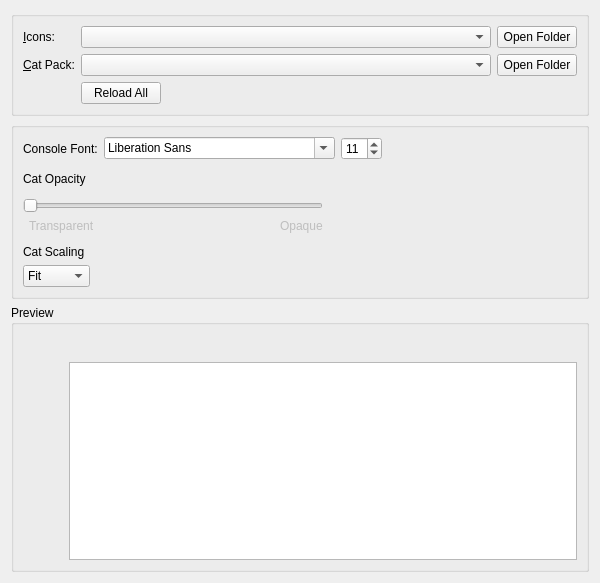
<?xml version="1.0" encoding="UTF-8"?>
<ui version="4.0">
 <class>AppearanceWidget</class>
 <widget class="QWidget" name="AppearanceWidget">
  <property name="geometry">
   <rect>
    <x>0</x>
    <y>0</y>
    <width>600</width>
    <height>583</height>
   </rect>
  </property>
  <property name="minimumSize">
   <size>
    <width>300</width>
    <height>0</height>
   </size>
  </property>
  <layout class="QVBoxLayout" name="verticalLayout" stretch="0,0,0">
   <item>
    <widget class="QGroupBox" name="themingBox">
     <property name="title">
      <string/>
     </property>
     <property name="flat">
      <bool>false</bool>
     </property>
     <layout class="QVBoxLayout" name="verticalLayout_2">
      <item>
       <layout class="QGridLayout" name="gridLayout">
        <item row="2" column="3">
         <widget class="QPushButton" name="catPackFolder">
          <property name="toolTip">
           <string>View cat packs folder.</string>
          </property>
          <property name="text">
           <string>Open Folder</string>
          </property>
         </widget>
        </item>
        <item row="1" column="3">
         <widget class="QPushButton" name="iconsFolder">
          <property name="toolTip">
           <string>View icon themes folder.</string>
          </property>
          <property name="text">
           <string>Open Folder</string>
          </property>
         </widget>
        </item>
        <item row="2" column="0">
         <widget class="QLabel" name="catPackLabel">
          <property name="text">
           <string>&amp;Cat Pack:</string>
          </property>
          <property name="buddy">
           <cstring>catPackComboBox</cstring>
          </property>
         </widget>
        </item>
        <item row="2" column="2">
         <widget class="QComboBox" name="catPackComboBox"/>
        </item>
        <item row="1" column="2">
         <widget class="QComboBox" name="iconsComboBox">
          <property name="sizePolicy">
           <sizepolicy hsizetype="Expanding" vsizetype="Fixed">
            <horstretch>0</horstretch>
            <verstretch>0</verstretch>
           </sizepolicy>
          </property>
          <property name="focusPolicy">
           <enum>Qt::FocusPolicy::StrongFocus</enum>
          </property>
         </widget>
        </item>
        <item row="3" column="2">
         <widget class="QPushButton" name="reloadThemesButton">
          <property name="sizePolicy">
           <sizepolicy hsizetype="Maximum" vsizetype="Fixed">
            <horstretch>0</horstretch>
            <verstretch>0</verstretch>
           </sizepolicy>
          </property>
          <property name="text">
           <string>Reload All</string>
          </property>
         </widget>
        </item>
        <item row="1" column="0">
         <widget class="QLabel" name="iconsLabel">
          <property name="text">
           <string>&amp;Icons:</string>
          </property>
          <property name="buddy">
           <cstring>iconsComboBox</cstring>
          </property>
         </widget>
        </item>
       </layout>
      </item>
     </layout>
    </widget>
   </item>
   <item>
    <widget class="QGroupBox" name="settingsBox">
     <property name="title">
      <string/>
     </property>
     <layout class="QVBoxLayout" name="verticalLayout_5">
      <item>
       <layout class="QHBoxLayout" name="horizontalLayout_5">
        <item>
         <widget class="QLabel" name="label">
          <property name="text">
           <string>Console Font:</string>
          </property>
         </widget>
        </item>
        <item>
         <widget class="QFontComboBox" name="consoleFont"/>
        </item>
        <item>
         <widget class="QSpinBox" name="fontSizeBox">
          <property name="sizePolicy">
           <sizepolicy hsizetype="Maximum" vsizetype="Fixed">
            <horstretch>0</horstretch>
            <verstretch>0</verstretch>
           </sizepolicy>
          </property>
          <property name="minimum">
           <number>5</number>
          </property>
          <property name="maximum">
           <number>16</number>
          </property>
          <property name="value">
           <number>11</number>
          </property>
         </widget>
        </item>
        <item>
         <spacer name="horizontalSpacer_2">
          <property name="orientation">
           <enum>Qt::Orientation::Horizontal</enum>
          </property>
          <property name="sizeHint" stdset="0">
           <size>
            <width>0</width>
            <height>0</height>
           </size>
          </property>
         </spacer>
        </item>
       </layout>
      </item>
      <item>
       <spacer name="verticalSpacer_2">
        <property name="orientation">
         <enum>Qt::Orientation::Vertical</enum>
        </property>
        <property name="sizeType">
         <enum>QSizePolicy::Policy::Fixed</enum>
        </property>
        <property name="sizeHint" stdset="0">
         <size>
          <width>0</width>
          <height>6</height>
         </size>
        </property>
       </spacer>
      </item>
      <item>
       <widget class="QLabel" name="catOpacityLabel">
        <property name="text">
         <string>Cat Opacity</string>
        </property>
       </widget>
      </item>
      <item>
       <widget class="QWidget" name="widget_2" native="true">
        <property name="maximumSize">
         <size>
          <width>300</width>
          <height>16777215</height>
         </size>
        </property>
        <layout class="QHBoxLayout" name="horizontalLayout_2">
         <property name="leftMargin">
          <number>0</number>
         </property>
         <property name="topMargin">
          <number>0</number>
         </property>
         <property name="rightMargin">
          <number>0</number>
         </property>
         <property name="bottomMargin">
          <number>0</number>
         </property>
        </layout>
       </widget>
      </item>
      <item>
       <widget class="QWidget" name="widget" native="true">
        <property name="maximumSize">
         <size>
          <width>300</width>
          <height>16777215</height>
         </size>
        </property>
        <layout class="QGridLayout" name="gridLayout_4">
         <property name="leftMargin">
          <number>0</number>
         </property>
         <property name="topMargin">
          <number>0</number>
         </property>
         <property name="rightMargin">
          <number>0</number>
         </property>
         <property name="bottomMargin">
          <number>0</number>
         </property>
         <item row="3" column="3">
          <widget class="QLabel" name="label_5">
           <property name="enabled">
            <bool>false</bool>
           </property>
           <property name="text">
            <string>Opaque</string>
           </property>
          </widget>
         </item>
         <item row="3" column="2">
          <spacer name="horizontalSpacer_4">
           <property name="orientation">
            <enum>Qt::Orientation::Horizontal</enum>
           </property>
           <property name="sizeHint" stdset="0">
            <size>
             <width>0</width>
             <height>0</height>
            </size>
           </property>
          </spacer>
         </item>
         <item row="3" column="1">
          <widget class="QLabel" name="label_4">
           <property name="enabled">
            <bool>false</bool>
           </property>
           <property name="text">
            <string>Transparent</string>
           </property>
          </widget>
         </item>
         <item row="2" column="0" colspan="4">
          <widget class="QSlider" name="catOpacitySlider">
           <property name="minimumSize">
            <size>
             <width>0</width>
             <height>0</height>
            </size>
           </property>
           <property name="maximum">
            <number>100</number>
           </property>
           <property name="orientation">
            <enum>Qt::Orientation::Horizontal</enum>
           </property>
          </widget>
         </item>
        </layout>
       </widget>
      </item>
      <item>
       <spacer name="verticalSpacer">
        <property name="orientation">
         <enum>Qt::Orientation::Vertical</enum>
        </property>
        <property name="sizeType">
         <enum>QSizePolicy::Policy::Fixed</enum>
        </property>
        <property name="sizeHint" stdset="0">
         <size>
          <width>0</width>
          <height>6</height>
         </size>
        </property>
       </spacer>
      </item>
      <item>
       <widget class="QLabel" name="catFitLabel">
        <property name="sizePolicy">
         <sizepolicy hsizetype="Maximum" vsizetype="Fixed">
          <horstretch>0</horstretch>
          <verstretch>0</verstretch>
         </sizepolicy>
        </property>
        <property name="text">
         <string>Cat Scaling</string>
        </property>
       </widget>
      </item>
      <item>
       <widget class="QComboBox" name="catFitComboBox">
        <property name="sizePolicy">
         <sizepolicy hsizetype="Maximum" vsizetype="Fixed">
          <horstretch>0</horstretch>
          <verstretch>0</verstretch>
         </sizepolicy>
        </property>
        <property name="sizeHint" stdset="0">
         <size>
          <width>81</width>
          <height>32</height>
         </size>
        </property>
        <property name="currentIndex">
         <number>0</number>
        </property>
        <item>
         <property name="text">
          <string>Fit</string>
         </property>
        </item>
        <item>
         <property name="text">
          <string>Fill</string>
         </property>
        </item>
        <item>
         <property name="text">
          <string>Stretch</string>
         </property>
        </item>
       </widget>
      </item>
     </layout>
    </widget>
   </item>
   <item>
    <widget class="QGroupBox" name="previewBox">
     <property name="title">
      <string>Preview</string>
     </property>
     <layout class="QVBoxLayout" name="verticalLayout_3">
      <item>
       <layout class="QHBoxLayout" name="horizontalLayout_3">
        <item>
         <widget class="QPushButton" name="catPreview">
          <property name="sizePolicy">
           <sizepolicy hsizetype="Fixed" vsizetype="Minimum">
            <horstretch>0</horstretch>
            <verstretch>0</verstretch>
           </sizepolicy>
          </property>
          <property name="focusPolicy">
           <enum>Qt::FocusPolicy::NoFocus</enum>
          </property>
          <property name="text">
           <string/>
          </property>
          <property name="iconSize">
           <size>
            <width>64</width>
            <height>128</height>
           </size>
          </property>
          <property name="flat">
           <bool>true</bool>
          </property>
         </widget>
        </item>
        <item>
         <layout class="QVBoxLayout" name="verticalLayout_4">
          <item>
           <layout class="QHBoxLayout" name="horizontalLayout">
            <item>
             <widget class="QPushButton" name="icon1">
              <property name="focusPolicy">
               <enum>Qt::FocusPolicy::NoFocus</enum>
              </property>
              <property name="text">
               <string/>
              </property>
              <property name="icon">
               <iconset theme="new"/>
              </property>
              <property name="flat">
               <bool>true</bool>
              </property>
             </widget>
            </item>
            <item>
             <widget class="QPushButton" name="icon2">
              <property name="focusPolicy">
               <enum>Qt::FocusPolicy::NoFocus</enum>
              </property>
              <property name="text">
               <string/>
              </property>
              <property name="icon">
               <iconset theme="centralmods"/>
              </property>
              <property name="flat">
               <bool>true</bool>
              </property>
             </widget>
            </item>
            <item>
             <widget class="QPushButton" name="icon3">
              <property name="focusPolicy">
               <enum>Qt::FocusPolicy::NoFocus</enum>
              </property>
              <property name="text">
               <string/>
              </property>
              <property name="icon">
               <iconset theme="viewfolder"/>
              </property>
              <property name="flat">
               <bool>true</bool>
              </property>
             </widget>
            </item>
            <item>
             <widget class="QPushButton" name="icon4">
              <property name="focusPolicy">
               <enum>Qt::FocusPolicy::NoFocus</enum>
              </property>
              <property name="text">
               <string/>
              </property>
              <property name="icon">
               <iconset theme="launch"/>
              </property>
              <property name="flat">
               <bool>true</bool>
              </property>
             </widget>
            </item>
            <item>
             <widget class="QPushButton" name="icon5">
              <property name="focusPolicy">
               <enum>Qt::FocusPolicy::NoFocus</enum>
              </property>
              <property name="text">
               <string/>
              </property>
              <property name="icon">
               <iconset theme="copy"/>
              </property>
              <property name="flat">
               <bool>true</bool>
              </property>
             </widget>
            </item>
            <item>
             <widget class="QPushButton" name="icon6">
              <property name="focusPolicy">
               <enum>Qt::FocusPolicy::NoFocus</enum>
              </property>
              <property name="text">
               <string/>
              </property>
              <property name="icon">
               <iconset theme="export"/>
              </property>
              <property name="flat">
               <bool>true</bool>
              </property>
             </widget>
            </item>
            <item>
             <widget class="QPushButton" name="icon7">
              <property name="focusPolicy">
               <enum>Qt::FocusPolicy::NoFocus</enum>
              </property>
              <property name="text">
               <string/>
              </property>
              <property name="icon">
               <iconset theme="delete"/>
              </property>
              <property name="flat">
               <bool>true</bool>
              </property>
             </widget>
            </item>
            <item>
             <widget class="QPushButton" name="icon8">
              <property name="focusPolicy">
               <enum>Qt::FocusPolicy::NoFocus</enum>
              </property>
              <property name="text">
               <string/>
              </property>
              <property name="icon">
               <iconset theme="about"/>
              </property>
              <property name="flat">
               <bool>true</bool>
              </property>
             </widget>
            </item>
            <item>
             <widget class="QPushButton" name="icon9">
              <property name="focusPolicy">
               <enum>Qt::FocusPolicy::NoFocus</enum>
              </property>
              <property name="text">
               <string/>
              </property>
              <property name="icon">
               <iconset theme="settings"/>
              </property>
              <property name="flat">
               <bool>true</bool>
              </property>
             </widget>
            </item>
            <item>
             <widget class="QPushButton" name="icon10">
              <property name="focusPolicy">
               <enum>Qt::FocusPolicy::NoFocus</enum>
              </property>
              <property name="text">
               <string/>
              </property>
              <property name="icon">
               <iconset theme="cat"/>
              </property>
              <property name="flat">
               <bool>true</bool>
              </property>
             </widget>
            </item>
            <item>
             <spacer name="horizontalSpacer">
              <property name="orientation">
               <enum>Qt::Orientation::Horizontal</enum>
              </property>
              <property name="sizeHint" stdset="0">
               <size>
                <width>0</width>
                <height>0</height>
               </size>
              </property>
             </spacer>
            </item>
           </layout>
          </item>
          <item>
           <widget class="QTextEdit" name="consolePreview">
            <property name="sizePolicy">
             <sizepolicy hsizetype="Expanding" vsizetype="Expanding">
              <horstretch>0</horstretch>
              <verstretch>0</verstretch>
             </sizepolicy>
            </property>
            <property name="horizontalScrollBarPolicy">
             <enum>Qt::ScrollBarPolicy::ScrollBarAsNeeded</enum>
            </property>
            <property name="undoRedoEnabled">
             <bool>false</bool>
            </property>
            <property name="textInteractionFlags">
             <set>Qt::TextInteractionFlag::TextSelectableByKeyboard|Qt::TextInteractionFlag::TextSelectableByMouse</set>
            </property>
           </widget>
          </item>
         </layout>
        </item>
       </layout>
      </item>
     </layout>
    </widget>
   </item>
  </layout>
 </widget>
 <tabstops>
  <tabstop>iconsComboBox</tabstop>
  <tabstop>iconsFolder</tabstop>
  <tabstop>catPackComboBox</tabstop>
  <tabstop>catPackFolder</tabstop>
  <tabstop>reloadThemesButton</tabstop>
  <tabstop>consoleFont</tabstop>
  <tabstop>fontSizeBox</tabstop>
  <tabstop>catFitComboBox</tabstop>
  <tabstop>catOpacitySlider</tabstop>
  <tabstop>consolePreview</tabstop>
 </tabstops>
 <resources/>
 <connections/>
</ui>
